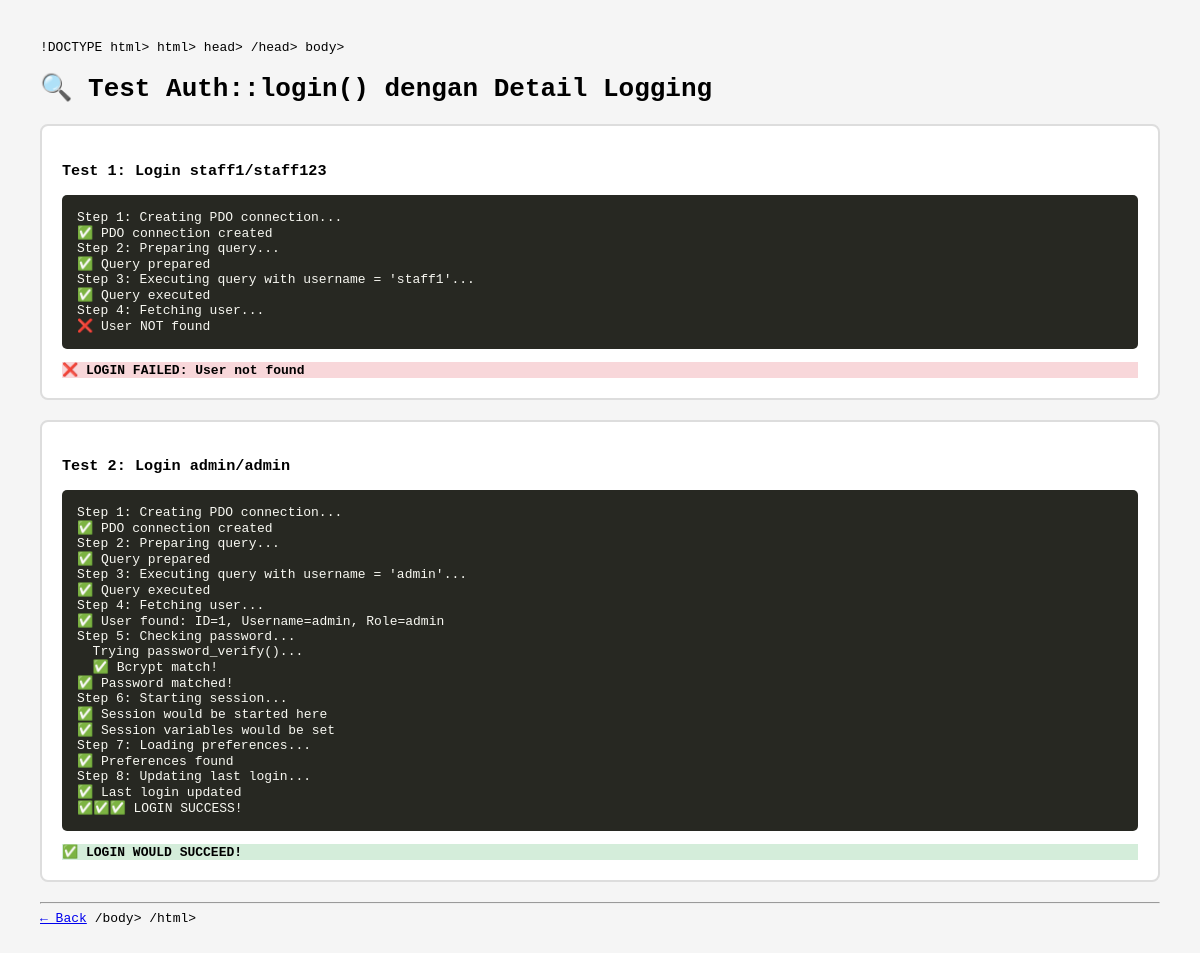
Screenshot of /adf_system/tools/test-auth-detailed.php with the database file from the repository.
### tables this page shows
CREATE TABLE `users` (
  `id` int(11) NOT NULL AUTO_INCREMENT,
  `username` varchar(50) NOT NULL,
  `password` varchar(255) NOT NULL,
  `full_name` varchar(100) NOT NULL,
  `email` varchar(100) DEFAULT NULL,
  `role` enum('admin','manager','cashier','accountant','staff','owner') DEFAULT 'staff',
  `business_access` varchar(255) DEFAULT 'all',
  `phone` varchar(20) DEFAULT NULL,
  `is_active` tinyint(1) DEFAULT 1,
  `created_at` timestamp NOT NULL DEFAULT current_timestamp(),
  `updated_at` timestamp NOT NULL DEFAULT current_timestamp() ON UPDATE current_timestamp(),
  `is_trial` tinyint(1) DEFAULT 0,
  `trial_expires_at` datetime DEFAULT NULL,
  PRIMARY KEY (`id`),
  UNIQUE KEY `username` (`username`),
  KEY `idx_username` (`username`),
  KEY `idx_role` (`role`)
);

### adf_system/tools/test-auth-detailed.php (the view, shortened to what this page needs)
/head>
body>
   <h1>🔍 Test Auth::login() dengan Detail Logging</h1>
   <?php
   function testLogin($username, $password) {
       $logs = [];
       try {
           $logs[] = "Step 1: Creating PDO connection...";
           $pdo = new PDO('mysql:host=localhost;dbname=narayana', 'root', '');
           $pdo->setAttribute(PDO::ATTR_ERRMODE, PDO::ERRMODE_EXCEPTION);
           $logs[] = "✅ PDO connection created";
           $logs[] = "Step 2: Preparing query...";
           $stmt = $pdo->prepare("SELECT * FROM users WHERE username = ? AND is_active = 1 LIMIT 1");
           $logs[] = "✅ Query prepared";
           $logs[] = "Step 3: Executing query with username = '$username'...";
           $stmt->execute([$username]);
           $logs[] = "✅ Query executed";
           $logs[] = "Step 4: Fetching user...";
           $user = $stmt->fetch(PDO::FETCH_ASSOC);
           if ($user) {
               $logs[] = "✅ User found: ID={$user['id']}, Username={$user['username']}, Role={$user['role']}";
           } else {
               $logs[] = "❌ User NOT found";
               return ['success' => false, 'logs' => $logs, 'reason' => 'User not found'];
           }
           $logs[] = "Step 5: Checking password...";
           $logs[] = "  Trying password_verify()...";
           if (password_verify($password, $user['password'])) {
               $passwordMatch = true;
               $logs[] = "  ✅ Bcrypt match!";
           } else {
               $logs[] = "  ❌ Bcrypt no match";
           }
           $logs[] = "✅ Password matched!";
           $logs[] = "Step 6: Starting session...";
           $logs[] = "✅ Session would be started here";
           $logs[] = "✅ Session variables would be set";
           $logs[] = "Step 7: Loading preferences...";
           $stmt = $pdo->prepare("SELECT theme, language FROM user_preferences WHERE user_id = ?");
           $stmt->execute([$user['id']]);
           $preferences = $stmt->fetch(PDO::FETCH_ASSOC);
           if ($preferences) {
               $logs[] = "✅ Preferences found";
           } else {
               $logs[] = "ℹ️ No preferences, using defaults";
           }
           $logs[] = "Step 8: Updating last login...";
           $stmt = $pdo->prepare("UPDATE users SET updated_at = NOW() WHERE id = ?");
           $stmt->execute([$user['id']]);
           $logs[] = "✅ Last login updated";
           $logs[] = "✅✅✅ LOGIN SUCCESS!";
           return ['success' => true, 'logs' => $logs, 'user' => $user];
       } catch (PDOException $e) {
           $logs[] = "❌ PDO EXCEPTION: " . $e->getMessage();
           $logs[] = "❌ Trace: " . $e->getTraceAsString();
           return ['success' => false, 'logs' => $logs, 'reason' => 'Exception: ' . $e->getMessage()];
       } catch (Exception $e) {
           $logs[] = "❌ GENERAL EXCEPTION: " . $e->getMessage();
           return ['success' => false, 'logs' => $logs, 'reason' => 'Exception: ' . $e->getMessage()];
       }
   }
   echo "<div class='box'>";
   echo "<h3>Test 1: Login staff1/staff123</h3>";
   $result = testLogin('staff1', 'staff123');
   echo "<pre>";
   foreach ($result['logs'] as $log) {
       echo $log . "\n";
   }
   echo "</pre>";
   if ($result['success']) {
       echo "<div class='success'><strong>✅ LOGIN WOULD SUCCEED!</strong></div>";
   } else {
       echo "<div class='error'><strong>❌ LOGIN FAILED: {$result['reason']}</strong></div>";
   }
   echo "</div>";
   echo "<div class='box'>";
   echo "<h3>Test 2: Login admin/admin</h3>";
   $result = testLogin('admin', 'admin');
   echo "<pre>";
   foreach ($result['logs'] as $log) {
       echo $log . "\n";
   }
   echo "</pre>";
   if ($result['success']) {
       echo "<div class='success'><strong>✅ LOGIN WOULD SUCCEED!</strong></div>";
   } else {
       echo "<div class='error'><strong>❌ LOGIN FAILED: {$result['reason']}</strong></div>";
   }
   echo "</div>";
   ?>
   <hr>
   <a href="debug-pdo-login.php">← Back</a>
/body>
/html>

### adf_system/tools/test-auth-detailed.php (style rules this page uses)
.box { padding: 20px; margin: 20px 0; border: 2px solid #ddd; border-radius: 8px; background: white; }
.success { border-color: #28a745; background: #d4edda; }
.error { border-color: #dc3545; background: #f8d7da; }
pre { background: #272822; color: #f8f8f2; padding: 15px; border-radius: 5px; overflow-x: auto; }

### rows the page displays
users: id "Step 1: Creating PDO connection...", id "✅ PDO connection created", id "Step 2: Preparing query...", id "✅ Query prepared", id "Step 3: Executing query with username = 'admin'...", id "✅ Query executed", id "Step 4: Fetching user...", id "✅ User found: ID=1, Username=admin, Role=admin", id "Step 5: Checking password...", id "Trying password_verify()...", id "✅ Bcrypt match!", id "✅ Password matched!", id "Step 6: Starting session...", id "✅ Session would be started here", id "✅ Session variables would be set", id "Step 7: Loading preferences...", id "✅ Preferences found", id "Step 8: Updating last login...", id "✅ Last login updated", id "✅✅✅ LOGIN SUCCESS!"

### other values shown
$log "Step 1: Creating PDO connection..."
$log "✅ PDO connection created"
$log "Step 2: Preparing query..."
$log "✅ Query prepared"
$log "Step 3: Executing query with username = 'staff1'..."
$log "✅ Query executed"
$log "Step 4: Fetching user..."
$log "❌ User NOT found"
$result['reason'] "User not found"
